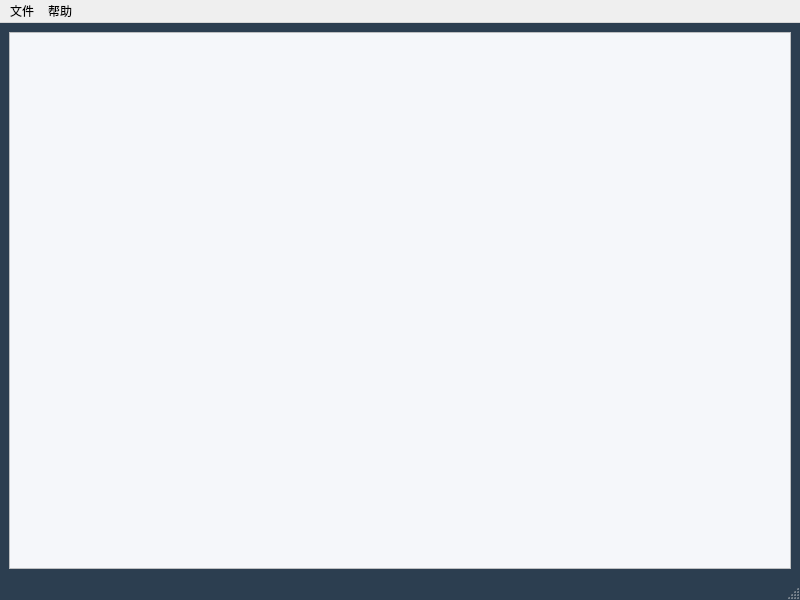
<?xml version="1.0" encoding="UTF-8"?>
<ui version="4.0">
 <class>View_MainWindow</class>
 <widget class="QMainWindow" name="View_MainWindow">
  <property name="geometry">
   <rect>
    <x>0</x>
    <y>0</y>
    <width>800</width>
    <height>600</height>
   </rect>
  </property>
  <property name="windowTitle">
   <string>MainWindow</string>
  </property>
  <property name="styleSheet">
   <string notr="true">QMainWindow
{
	background-color : rgb(44, 62, 80);
}
/*#menubar::item
{
	background-color : rgb(255, 170, 0);
}
#menubar::item:hover
{
	color : rgb(255, 255, 255);
	background-color : rgb(170, 0, 0);
	border : 10px solid rgb(0, 0, 0);
}*/</string>
  </property>
  <widget class="QWidget" name="centralwidget">
   <property name="styleSheet">
    <string notr="true">#treeView
{
	background-color :  #f5f7fa;
}
/*#treeView::item
{
	background-color : qlineargradient(spread:pad, x1:0.106, y1:0.045, x2:0.811222, y2:0.716, stop:0 rgba(118, 118, 118, 255), stop:1 rgba(255, 255, 255, 255))
}*/</string>
   </property>
   <layout class="QHBoxLayout" name="horizontalLayout">
    <item>
     <widget class="QTreeView" name="treeView">
      <property name="styleSheet">
       <string notr="true"/>
      </property>
      <property name="frameShadow">
       <enum>QFrame::Shadow::Raised</enum>
      </property>
      <property name="lineWidth">
       <number>1</number>
      </property>
      <property name="midLineWidth">
       <number>0</number>
      </property>
      <property name="editTriggers">
       <set>QAbstractItemView::EditTrigger::NoEditTriggers</set>
      </property>
      <property name="animated">
       <bool>true</bool>
      </property>
      <property name="allColumnsShowFocus">
       <bool>true</bool>
      </property>
      <attribute name="headerHighlightSections">
       <bool>true</bool>
      </attribute>
     </widget>
    </item>
   </layout>
  </widget>
  <widget class="QMenuBar" name="menubar">
   <property name="geometry">
    <rect>
     <x>0</x>
     <y>0</y>
     <width>800</width>
     <height>21</height>
    </rect>
   </property>
   <property name="styleSheet">
    <string notr="true"/>
   </property>
   <widget class="QMenu" name="menu">
    <property name="title">
     <string>文件</string>
    </property>
    <widget class="QMenu" name="createFileMenu">
     <property name="title">
      <string>创建笔记</string>
     </property>
     <widget class="QMenu" name="menuWord">
      <property name="title">
       <string>Word</string>
      </property>
      <addaction name="actiondoc"/>
      <addaction name="actiondocx"/>
     </widget>
     <widget class="QMenu" name="menuExcel">
      <property name="title">
       <string>Excel</string>
      </property>
      <addaction name="actionxls"/>
      <addaction name="actionxlsx"/>
     </widget>
     <widget class="QMenu" name="menuPPT">
      <property name="title">
       <string>PPT</string>
      </property>
      <addaction name="actionppt"/>
      <addaction name="actionpptx"/>
     </widget>
     <addaction name="actionTXT"/>
     <addaction name="menuWord"/>
     <addaction name="menuExcel"/>
     <addaction name="menuPPT"/>
    </widget>
    <widget class="QMenu" name="openFileMenu">
     <property name="title">
      <string>打开笔记</string>
     </property>
     <addaction name="actionTXT_2"/>
     <addaction name="actionWord"/>
     <addaction name="actionExcel"/>
     <addaction name="actionPPT"/>
    </widget>
    <addaction name="createFileMenu"/>
    <addaction name="openFileMenu"/>
    <addaction name="actionSerachFile"/>
    <addaction name="actionFindAllSystemFile"/>
   </widget>
   <widget class="QMenu" name="menu_2">
    <property name="title">
     <string>帮助</string>
    </property>
    <addaction name="actionFunctionGuide"/>
   </widget>
   <addaction name="menu"/>
   <addaction name="menu_2"/>
  </widget>
  <widget class="QStatusBar" name="statusbar"/>
  <action name="actionTXT">
   <property name="text">
    <string>TXT</string>
   </property>
  </action>
  <action name="actiondoc">
   <property name="text">
    <string>doc</string>
   </property>
  </action>
  <action name="actiondocx">
   <property name="text">
    <string>docx</string>
   </property>
  </action>
  <action name="actionxls">
   <property name="text">
    <string>xls</string>
   </property>
  </action>
  <action name="actionxlsx">
   <property name="text">
    <string>xlsx</string>
   </property>
  </action>
  <action name="actionppt">
   <property name="text">
    <string>ppt</string>
   </property>
  </action>
  <action name="actionpptx">
   <property name="text">
    <string>pptx</string>
   </property>
  </action>
  <action name="actionTXT_2">
   <property name="text">
    <string>TXT</string>
   </property>
  </action>
  <action name="actionWord">
   <property name="text">
    <string>Word</string>
   </property>
  </action>
  <action name="actionExcel">
   <property name="text">
    <string>Excel</string>
   </property>
  </action>
  <action name="actionPPT">
   <property name="text">
    <string>PPT</string>
   </property>
  </action>
  <action name="actionSerachFile">
   <property name="text">
    <string>查找某个路径文件(txt,word,excel,ppt)</string>
   </property>
  </action>
  <action name="actionFindAllSystemFile">
   <property name="text">
    <string>查找所有盘下的文件(txt,word,excel,ppt)</string>
   </property>
  </action>
  <action name="actionFunctionGuide">
   <property name="text">
    <string>功能指引</string>
   </property>
  </action>
 </widget>
 <resources/>
 <connections/>
</ui>
